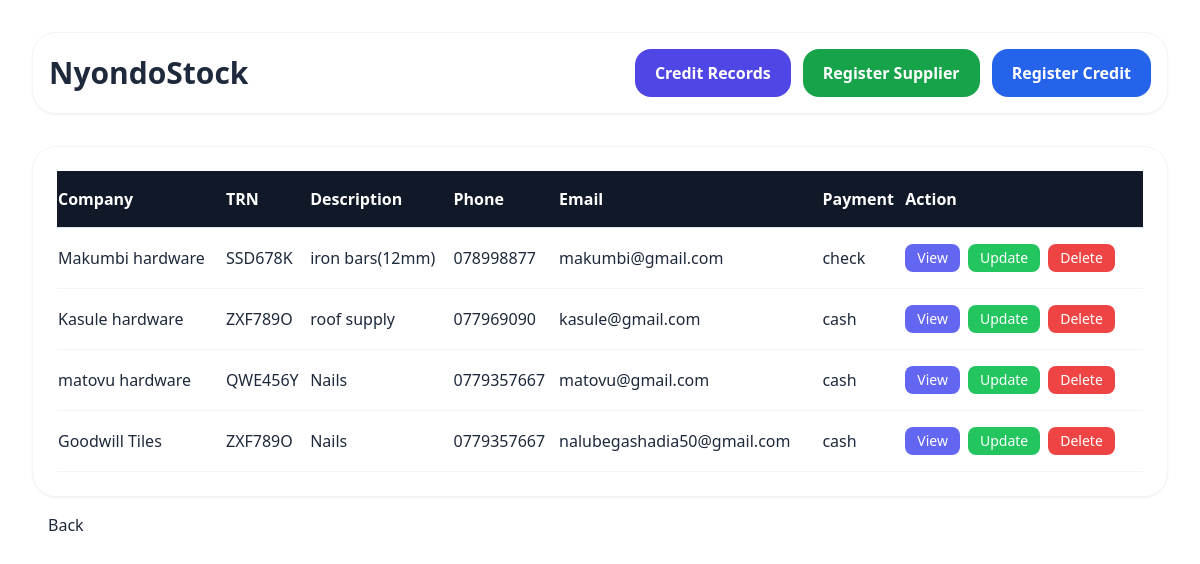
Screenshot of /supplier/list/ with the database file from the repository.
### nyondoapp/models.py (models this page shows, shortened)
class Supplier(models.Model):
    company_name = models.TextField(blank=False)
    email = models.EmailField(blank=True)
    location = models.CharField(blank=False, max_length=100)
    TRN = models.TextField(blank=False)
    phone = models.TextField(blank=False)
    product_description = models.TextField(blank=False)
    payment_option = models.CharField(max_length=50, blank=False)

### nyondoapp/views.py (the view)
# urls.py: path('supplier/list/', views.supplier_list, name='supplier_list'),
def supplier_list(request):
    suppliers = Supplier.objects.all().order_by('-id')
    return render(request, 'account/supplier_list.html', {'suppliers': suppliers})

### nyondoapp/templates/account/supplier_list.html (shortened to what this page needs)
<!doctype html>
<html lang="en">
  <head>
    <script src="https://cdn.tailwindcss.com"></script>
  </head>
  <body class="text-slate-800">
    <div class="min-h-screen p-4 lg:p-8">
      <nav
        class="bg-white rounded-3xl shadow-sm border border-slate-100 p-4 mb-8"
      >
        <div
          class="flex flex-col lg:flex-row lg:items-center lg:justify-between gap-4"
        >
          <div>
            <h2 class="text-3xl font-bold text-slate-800">NyondoStock</h2>
          </div>
          <div class="flex flex-wrap gap-3">
            <a
              href="{% url 'supplier_credit_table' %}"
              class="bg-indigo-600 hover:bg-indigo-700 text-white px-5 py-3 rounded-2xl font-semibold transition"
            >
              Credit Records
            </a>
            <a
              href="{% url 'supplier_registration' %}"
              class="bg-green-600 hover:bg-green-700 text-white px-5 py-3 rounded-2xl font-semibold transition"
            >
              Register Supplier
            </a>
            <a
              href="{% url 'supplier_credit_register' %}"
              class="bg-blue-600 hover:bg-blue-700 text-white px-5 py-3 rounded-2xl font-semibold transition"
            >
              Register Credit
            </a>
          </div>
        </div>
      </nav>
      <div class="bg-white rounded-3xl p-6 shadow-sm border border-slate-100">
        <div class="overflow-x-auto">
          <table class="w-full min-w-[900px]">
            <thead class="bg-gray-900 text-white">
              <tr class="border-b border-slate-200">
                <th class="text-left py-4">Company</th>
                <th class="text-left py-4">TRN</th>
                <th class="text-left py-4">Description</th>
                <th class="text-left py-4">Phone</th>
                <th class="text-left py-4">Email</th>
                <th class="text-left py-4">Payment</th>
                <th class="text-left py-4">Action</th>
              </tr>
            </thead>
            <tbody>
              {% for supplier in suppliers %}
              <tr class="border-b border-slate-100 hover:bg-slate-50">
                <td class="py-4">{{ supplier.company_name }}</td>
                <td>{{ supplier.TRN }}</td>
                <td>{{ supplier.product_description }}</td>
                <td>{{ supplier.phone }}</td>
                <td>{{ supplier.email }}</td>
                <td>{{ supplier.payment_option }}</td>
                <td class="py-4">
                  <div class="flex gap-2">
                    <a
                      href="{% url 'view_supplier' supplier.id %}"
                      class="bg-indigo-500 text-white px-3 py-1 rounded-lg text-sm"
                    >
                      View
                    </a>
                    <a
                      href="{% url 'update_supplier' supplier.id %}"
                      class="bg-green-500 text-white px-3 py-1 rounded-lg text-sm"
                    >
                      Update
                    </a>
                    <form
                      method="POST"
                      action="{% url 'delete_supplier' supplier.id %}"
                      onsubmit="
                        return confirm(
                          'Are you sure you want to delete this supplier?',
                        );
                      "
                    >
                      <button
                        type="submit"
                        class="bg-red-500 text-white px-3 py-1 rounded-lg text-sm"
                      >
                        Delete
                      </button>
                    </form>
                  </div>
                </td>
              </tr>
              {% empty %}
              <tr>
                <td colspan="7" class="text-center py-6 text-slate-500">
                  No suppliers registered yet.
                </td>
              </tr>
              {% endfor %}
            </tbody>
          </table>
        </div>
      </div>
      <div class="buttons d-flex justify-content-center gap-3 mt-4">
        <a href="{% url 'dash' %}" class="btn btn-secondary px-4">Back</a>
      </div>
    </div>
  </body>
</html>

### rows the page displays
Supplier: company_name "Makumbi hardware", TRN "SSD678K", product_description "iron bars(12mm)", phone "078998877", email "makumbi@gmail.com", payment_option "check"
Supplier: company_name "Kasule hardware", TRN "ZXF789O", product_description "roof supply", phone "077969090", email "kasule@gmail.com", payment_option "cash"
Supplier: company_name "matovu hardware", TRN "QWE456Y", product_description "Nails", phone "0779357667", email "matovu@gmail.com", payment_option "cash"
Supplier: company_name "Goodwill Tiles", TRN "ZXF789O", product_description "Nails", phone "0779357667", email "nalubegashadia50@gmail.com", payment_option "cash"
